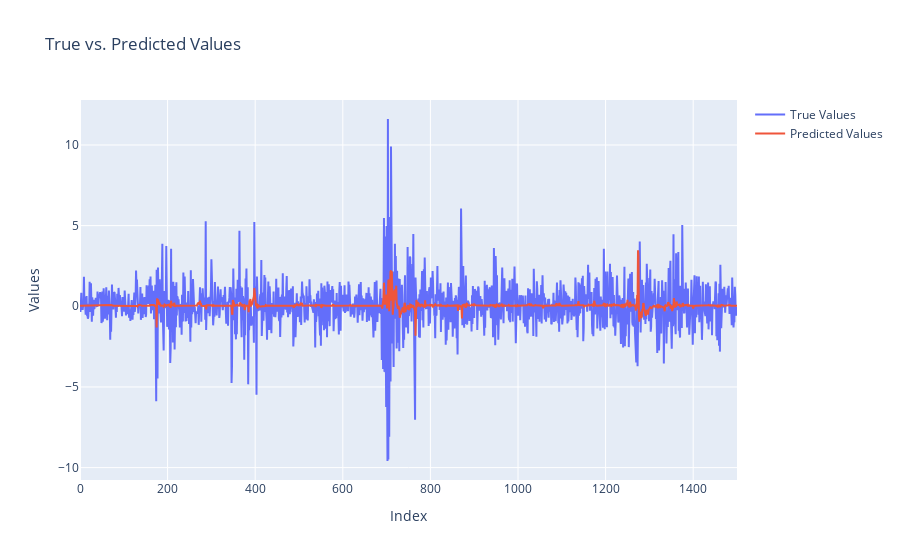

The code cell stored with this chart in its notebook:
### Code cell
# Daily returns plot y_pred x y_test
fig = go.Figure()
fig.add_trace(go.Scatter(x=np.arange(len(y_test)), y=y_test, mode='lines', name='True Values'))
fig.add_trace(go.Scatter(x=np.arange(len(y_test)), y=y_pred, mode='lines', name='Predicted Values'))
fig.update_layout(title='True vs. Predicted Values', xaxis_title='Index', yaxis_title='Values')
fig.show()

### Figure 1 — Plotly figure (JSON) as saved in the notebook; plotly's stock layout.template omitted (floating-point values rounded to 4 significant figures; data arrays with more than 128 entries replaced by an {"elided": "..."} marker saying what was removed)
{"data": [{"mode": "lines", "name": "True Values", "type": "scatter", "x": {"elided": "1501 int values"}, "y": {"elided": "1501 float values"}}, {"mode": "lines", "name": "Predicted Values", "type": "scatter", "x": {"elided": "1501 int values"}, "y": {"elided": "1501 float values"}}], "layout": {"title": {"text": "True vs. Predicted Values"}, "xaxis": {"title": {"text": "Index"}}, "yaxis": {"title": {"text": "Values"}}}}
